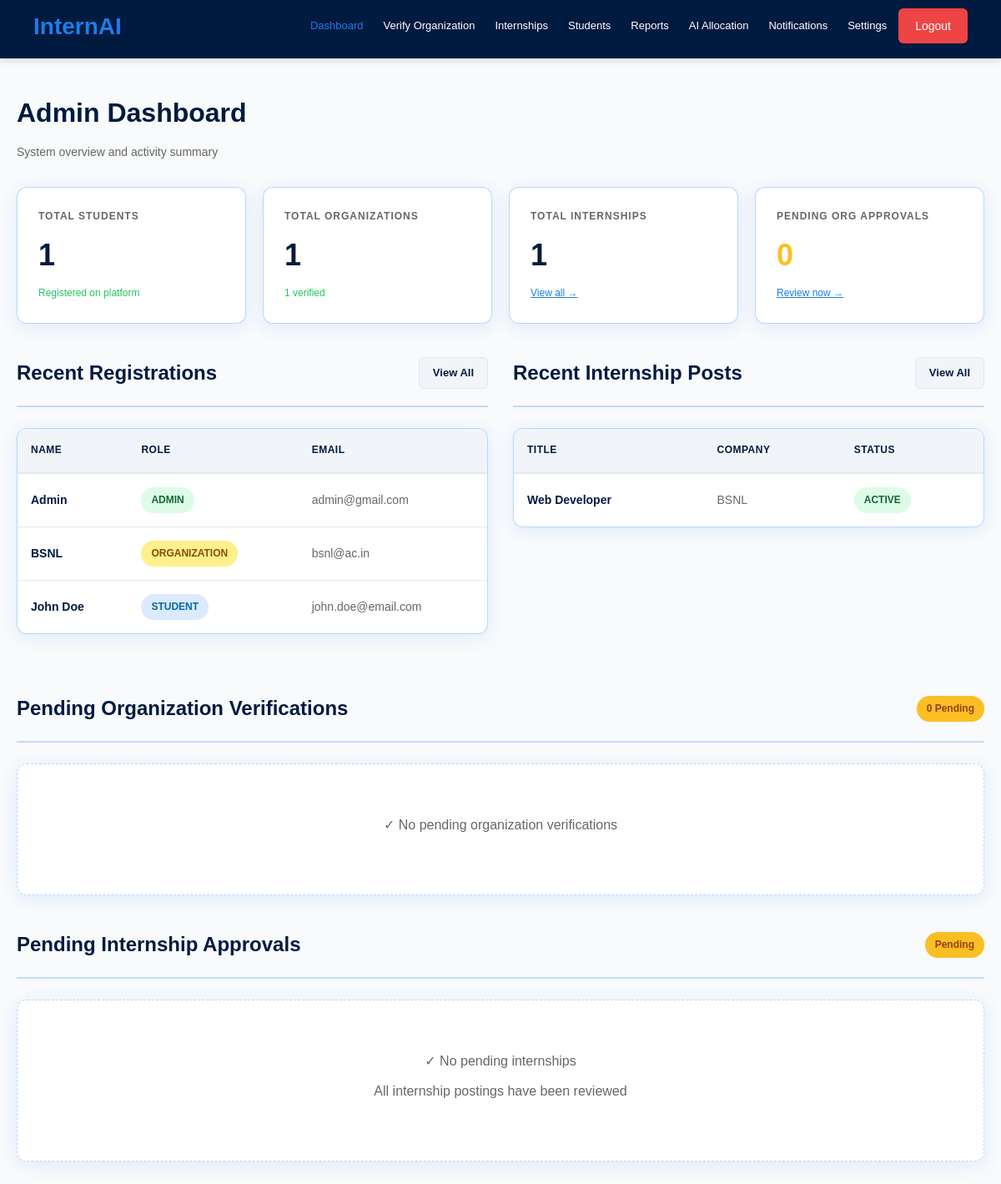
The page /admin (signed in) on the database its author committed.
### app.py (models this page shows)
class User(UserMixin, db.Model):
    id = db.Column(db.Integer, primary_key=True)
    name = db.Column(db.String(100))
    email = db.Column(db.String(100), unique=True)
    password = db.Column(db.String(100))
    role = db.Column(db.String(20))  # student, organization, admin

class Internship(db.Model):
    id = db.Column(db.Integer, primary_key=True)
    organization_id = db.Column(db.Integer)  # Use organization_id to match existing DB
    title = db.Column(db.String(200))
    skills_required = db.Column(db.Text)
    capacity = db.Column(db.Integer)
    location = db.Column(db.String(200), default='Remote')
    duration = db.Column(db.String(100), default='3 months')
    stipend = db.Column(db.String(100))
    status = db.Column(db.String(50), default='approved')  # approved by default once org is verified
    created_at = db.Column(db.DateTime, default=datetime.utcnow)
    admin_notes = db.Column(db.Text)

class Organization(db.Model):
    id = db.Column(db.Integer, primary_key=True)
    user_id = db.Column(db.Integer)
    company_name = db.Column(db.String(200))
    gst_number = db.Column(db.String(100))
    domain_email = db.Column(db.String(100))
    linkedin_profile = db.Column(db.String(300))
    industry = db.Column(db.String(100))
    location = db.Column(db.String(200))
    description = db.Column(db.Text)
    is_verified = db.Column(db.Boolean, default=False)
    verification_status = db.Column(db.String(50), default='pending')  # pending, approved, rejected
    verification_notes = db.Column(db.Text)
    created_at = db.Column(db.DateTime, default=datetime.utcnow)

### app.py (the view)
@app.route('/admin')
@login_required
@admin_required
def admin_dashboard():
    all_users = User.query.order_by(User.id.desc()).limit(10).all()
    all_internships = Internship.query.order_by(Internship.created_at.desc()).all()
    total_students = StudentProfile.query.count()
    total_orgs = Organization.query.count()
    verified_orgs = Organization.query.filter_by(is_verified=True).count()
    pending_orgs = Organization.query.filter_by(verification_status='pending').count()
    total_internships = Internship.query.count()
    recent_internships = []
    for i in all_internships[:8]:
        org = Organization.query.filter_by(id=i.organization_id).first() if i.organization_id else None
        recent_internships.append({'internship': i, 'org': org})
    pending_org_list = Organization.query.filter_by(verification_status='pending').all()
    stats = {
        'total_students': total_students,
        'total_orgs': total_orgs,
        'verified_orgs': verified_orgs,
        'pending_orgs': pending_orgs,
        'total_internships': total_internships,
    }
    return render_template('dashboard_admin.html', stats=stats, recent_users=all_users, recent_internships=recent_internships, pending_org_list=pending_org_list)

### templates/dashboard_admin.html (shortened to what this page needs)
{% extends "base.html" %} {% block content %}
<div class="container">
  <h1 class="page-title">Admin Dashboard</h1>
  <p class="page-subtitle">System overview and activity summary</p>
  <div class="stats-grid">
    <div class="stat-card">
      <div class="stat-label">Total Students</div>
      <div class="stat-value">{{ stats.total_students }}</div>
      <div class="stat-change">Registered on platform</div>
    </div>
    <div class="stat-card">
      <div class="stat-label">Total Organizations</div>
      <div class="stat-value">{{ stats.total_orgs }}</div>
      <div class="stat-change">{{ stats.verified_orgs }} verified</div>
    </div>
    <div class="stat-card">
      <div class="stat-label">Total Internships</div>
      <div class="stat-value">{{ stats.total_internships }}</div>
      <div class="stat-change">
        <a href="/admin/internships" style="color: #1e7ce8">View all →</a>
      </div>
    </div>
    <div class="stat-card">
      <div class="stat-label">Pending Org Approvals</div>
      <div class="stat-value" style="color: #fbbf24">
        {{ stats.pending_orgs }}
      </div>
      <div class="stat-change">
        <a href="/admin/organizations" style="color: #1e7ce8">Review now →</a>
      </div>
    </div>
  </div>
  <div
    style="
      display: grid;
      grid-template-columns: 1fr 1fr;
      gap: 30px;
      margin-top: 10px;
    "
  >
    <div>
      <div class="section-header">
        <h2>Recent Registrations</h2>
        <a
          href="/admin/students"
          class="btn btn-secondary"
          style="font-size: 13px; padding: 8px 16px"
          >View All</a
        >
      </div>
      {% if recent_users %}
      <div class="table-container">
        <table>
          <thead>
            <tr>
              <th>Name</th>
              <th>Role</th>
              <th>Email</th>
            </tr>
          </thead>
          <tbody>
            {% for user in recent_users %}
            <tr>
              <td style="font-weight: 600; color: #001a40">{{ user.name }}</td>
              <td>
                <span
                  class="badge {% if user.role == 'student' %}badge-applied{% elif user.role == 'organization' %}badge-shortlisted{% else %}badge-approved{% endif %}"
                >
                  {{ user.role }}
                </span>
              </td>
              <td style="color: #666">{{ user.email }}</td>
            </tr>
            {% endfor %}
          </tbody>
        </table>
      </div>
      {% else %}
      <div class="empty-state"><p>No registrations yet</p></div>
      {% endif %}
    </div>
    <div>
      <div class="section-header">
        <h2>Recent Internship Posts</h2>
        <a
          href="/admin/internships"
          class="btn btn-secondary"
          style="font-size: 13px; padding: 8px 16px"
          >View All</a
        >
      </div>
      {% if recent_internships %}
      <div class="table-container">
        <table>
          <thead>
            <tr>
              <th>Title</th>
              <th>Company</th>
              <th>Status</th>
            </tr>
          </thead>
          <tbody>
            {% for item in recent_internships %}
            <tr>
              <td style="font-weight: 600; color: #001a40">
                {{ item.internship.title }}
              </td>
              <td style="color: #666">
                {{ item.org.company_name if item.org else 'N/A' }}
              </td>
              <td>
                <span class="badge badge-approved">active</span>
              </td>
            </tr>
            {% endfor %}
          </tbody>
        </table>
      </div>
      {% else %}
      <div class="empty-state"><p>No internships posted yet</p></div>
      {% endif %}
    </div>
  </div>
  <div style="margin-top: 40px">
    <div class="section-header">
      <h2>Pending Organization Verifications</h2>
      <span
        style="
          background: #fbbf24;
          color: #92400e;
          padding: 6px 12px;
          border-radius: 20px;
          font-weight: 600;
          font-size: 12px;
        "
        >{{ stats.pending_orgs }} Pending</span
      >
    </div>
    {% if pending_org_list %}
    <div>
      {% for org in pending_org_list %}
      <div class="internship-item">
        <div class="internship-item-header">
          <div>
            <h3 class="internship-item-title">{{ org.company_name }}</h3>
            <p class="internship-item-meta">
              <strong>Industry:</strong> {{ org.industry if org.industry else
              'N/A' }} &nbsp;|&nbsp; <strong>Location:</strong> {{ org.location
              if org.location else 'N/A' }}
            </p>
            <p class="internship-item-meta">
              <strong>GST:</strong> {{ org.gst_number if org.gst_number else
              'Not provided' }} &nbsp;|&nbsp; <strong>Email:</strong> {{
              org.domain_email if org.domain_email else 'Not provided' }}
            </p>
          </div>
          <span
            style="
              background: #fbbf24;
              color: #92400e;
              padding: 6px 12px;
              border-radius: 6px;
              font-weight: 600;
              font-size: 12px;
            "
            > PENDING</span
          >
        </div>
        <div class="approval-form">
          <div class="form-group">
            <label for="org_notes_{{ org.id }}">Verification Notes</label>
            <textarea
              id="org_notes_{{ org.id }}"
              placeholder="e.g., GST verified, LinkedIn confirmed..."
            ></textarea>
          </div>
          <div class="approval-buttons">
            <div></div>
            <div style="display: flex; gap: 10px; flex-direction: column">
              <button
                class="btn btn-success"
                onclick="verifyOrg({{ org.id }}, 'approve')"
              >
                ✓ Approve
              </button>
              <button
                class="btn btn-danger"
                onclick="verifyOrg({{ org.id }}, 'reject')"
              >
                ✗ Reject
              </button>
            </div>
          </div>
        </div>
      </div>
      {% endfor %}
    </div>
    {% else %}
    <div class="empty-state">
      <p>✓ No pending organization verifications</p>
    </div>
    {% endif %}
  </div>
  <div style="margin-top: 40px">
    <div class="section-header">
      <h2>Pending Internship Approvals</h2>
      <span
        style="
          background: #fbbf24;
          color: #92400e;
          padding: 6px 12px;
          border-radius: 20px;
          font-weight: 600;
          font-size: 12px;
        "
        >{{ stats.pending_internships }} Pending</span
      >
    </div>
    {% if pending_internship_list %}
    <div>
      {% for item in pending_internship_list %}
      <div class="internship-item">
        <div class="internship-item-header">
          <div>
            <h3 class="internship-item-title">{{ item.internship.title }}</h3>
            <p class="internship-item-meta">
              <strong>Company:</strong> {{ item.org.company_name if item.org
              else 'Unknown' }}
            </p>
          </div>
          <div>
            <p style="color: #999; font-size: 12px; margin: 0">Posted on</p>
            <p style="color: #001a40; font-weight: 600; margin: 5px 0 0 0">
              {{ item.internship.created_at.strftime('%d %b %Y') if
              item.internship.created_at else 'N/A' }}
            </p>
          </div>
        </div>
        <div class="internship-item-details">
          {% if item.internship.location %}
          <div class="internship-item-detail">
            <strong>Location</strong>
            <p>{{ item.internship.location }}</p>
          </div>
          {% endif %} {% if item.internship.duration %}
          <div class="internship-item-detail">
            <strong>Duration</strong>
            <p>{{ item.internship.duration }}</p>
          </div>
          {% endif %}
          <div class="internship-item-detail">
            <strong>Positions</strong>
            <p>{{ item.internship.capacity }}</p>
          </div>
          {% if item.internship.stipend %}
          <div class="internship-item-detail">
            <strong>Stipend</strong>
            <p>₹{{ item.internship.stipend }}/month</p>
          </div>
          {% endif %}
        </div>
        <div style="margin-bottom: 20px">
          <strong style="color: #666; font-size: 12px">Required Skills:</strong>
          <div class="skills-container">
            {% for skill in item.internship.skills_required.split(',') %}
            <span class="skill">{{ skill.strip() }}</span>
            {% endfor %}
          </div>
        </div>
        <div class="approval-form">
          <div class="form-group">
            <label for="notes_{{ item.internship.id }}"
              >Admin Notes (Optional)</label
            >
            <textarea
              id="notes_{{ item.internship.id }}"
              placeholder="Add approval or rejection notes..."
            ></textarea>
          </div>
          <div class="approval-buttons">
            <div></div>
            <div style="display: flex; gap: 10px; flex-direction: column">
              <button
                class="btn btn-success"
                onclick="approveInternship({{ item.internship.id }})"
              >
                ✓ Approve
              </button>
              <button
                class="btn btn-danger"
                onclick="rejectInternship({{ item.internship.id }})"
              >
                ✗ Reject
              </button>
            </div>
          </div>
        </div>
      </div>
      {% endfor %}
    </div>
    {% else %}
    <div class="empty-state">
      <p>✓ No pending internships</p>
      <p class="empty-state-note">All internship postings have been reviewed</p>
    </div>
    {% endif %}
  </div>
</div>
{% endblock %}

### rows shown on the page
User: name "Admin", role "ADMIN", email "admin@gmail.com"
User: name "BSNL", role "ORGANIZATION", email "bsnl@ac.in"
User: name "John Doe", role "STUDENT", email "john.doe@email.com"
Internship: internship "Web Developer"
Organization: org "BSNL"

### other values the page prints
{{ label }} "Dashboard" "Verify Organization" "Internships" "Students" "Reports" "AI Allocation" "Notifications" "Settings"
{{ stats.total_students }} "1"
{{ stats.total_orgs }} "1"
{{ stats.verified_orgs }} "1"
{{ stats.total_internships }} "1"
{{ stats.pending_orgs }} "0"
